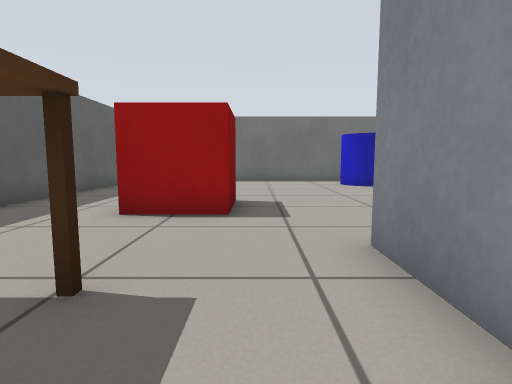
view 1 (above)

16 first-person views from a walk through a robot-simulator world made for Gazebo. The camera is 0.5 m above the floor, tilts 6° down and sees 80° across. The floor is counted in squares, 0.5 m on a side. Each view is taken from the middle of a square. On the plan, view 1 faces up. The plan holds only what a view shows up to about 12 squares ahead; the rest is blank.

view 2
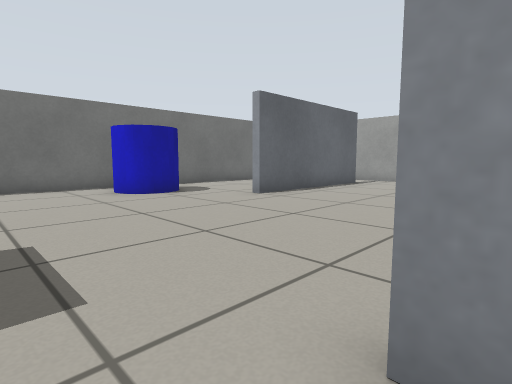

view 3
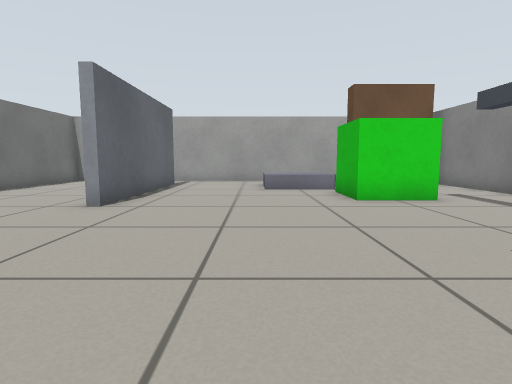

view 4
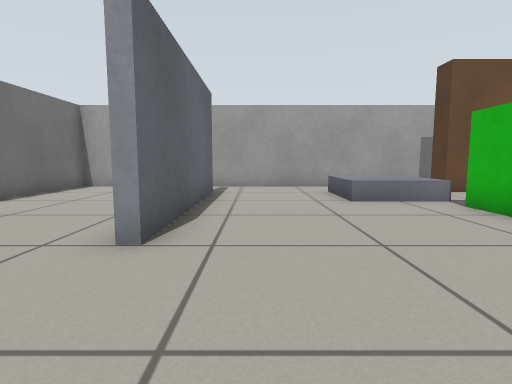

view 5
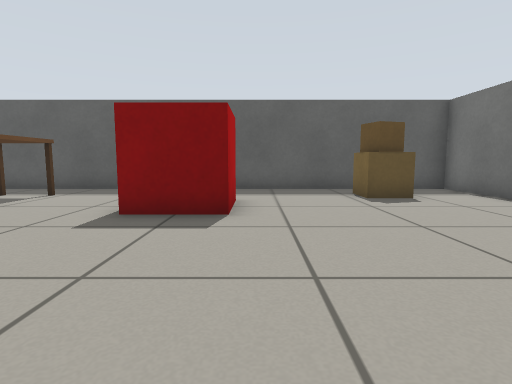

view 6
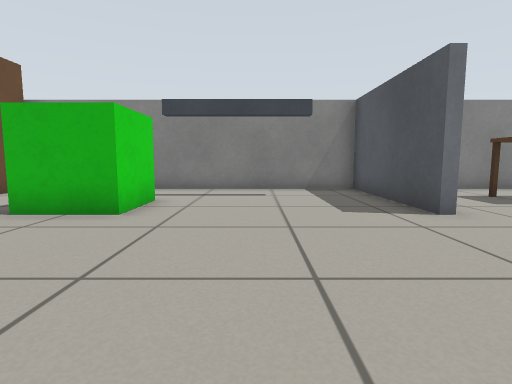

view 7
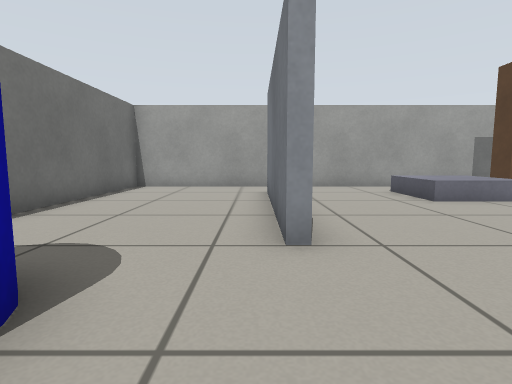

view 8
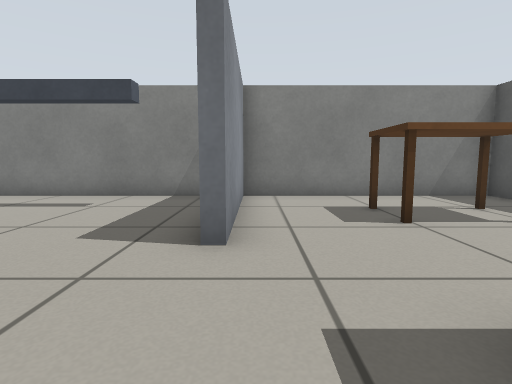

view 9
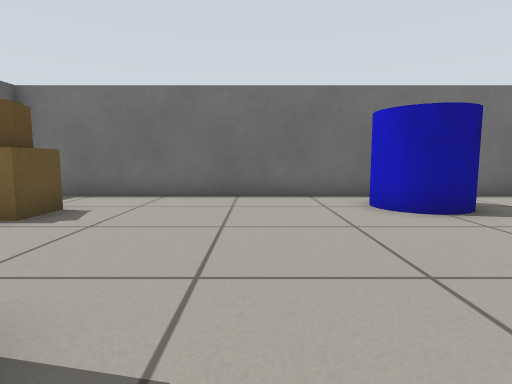

view 10
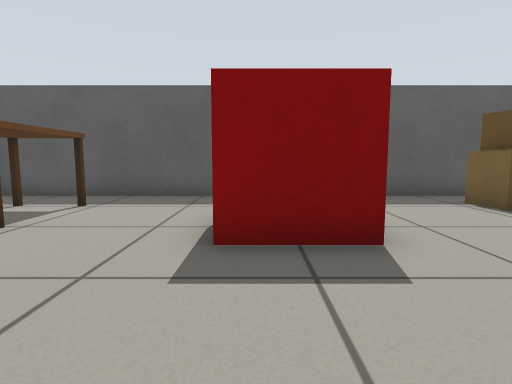

view 11
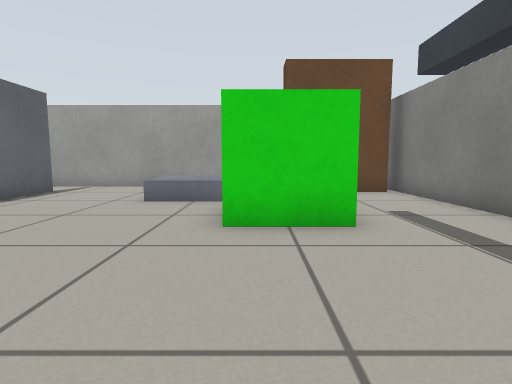

view 12
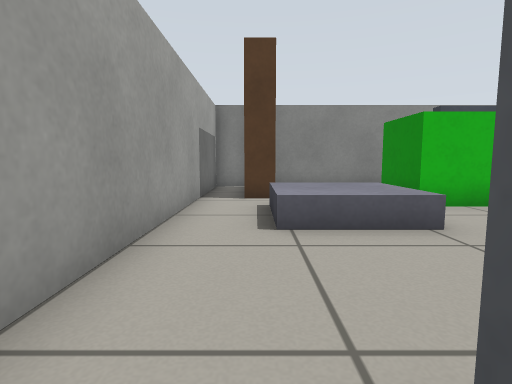

view 13
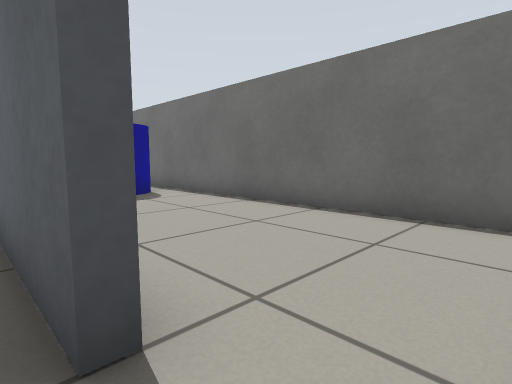

view 14
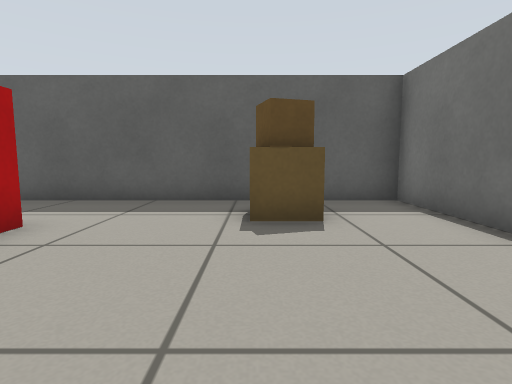

view 15
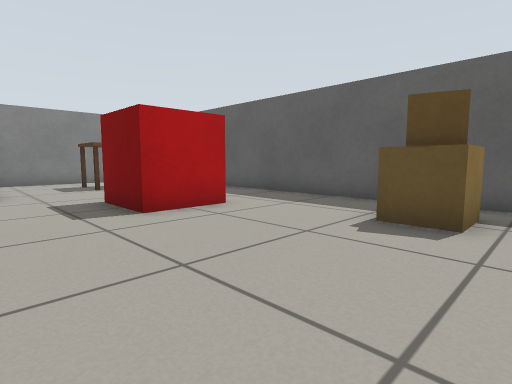

view 16
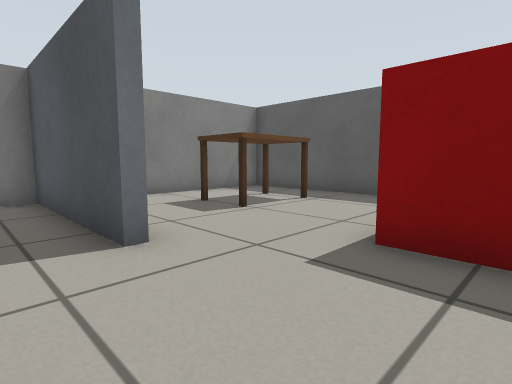

### Floor plan
Points are (right, up) in squares from view 1. A wall is a line through its corners. A room is listed if a view was taken in it or the views show most of it. See-through windows are left out.
Room 1 (views 1, 2, 3, 4, 5, 6, 7, 8, 9, 10, 11, 12, 13, 14, 15, 16)
walls: (1.6, 3.5) (1.6, -1.5) (14.5, -1.5) (14.5, 14.5) (-5.5, 14.5) (-5.5, -1.5) (1.4, -1.5) (1.4, 3.5) (1.6, 3.5); (12.5, 9.8) (12.5, 9.3) (6.5, 9.3) (6.5, 9.6) (12, 9.6); (12.5, -1.1) (12.5, 2.1) (13.4, 2.1)
objects: crate (-4, 11) to (-3, 12); table (-3, 1) to (-2, 2); red box (-2, 6) to (-1, 7); grey box (4, 0); blue cylinder (4, 12) to (5, 13); green box (8, 2) to (9, 3); grey box (11, 4) to (12, 5)

Positions as (right, up) in squares from view 1, and headings:
1: (0, 0), facing up
2: (0, 3), facing up-right
3: (0, 6), facing right
4: (3, 8), facing right
5: (5, 8), facing left
6: (5, 9), facing down
7: (3, 10), facing right
8: (1, 7), facing down
9: (1, 6), facing up
10: (3, 6), facing left
11: (3, 3), facing right
12: (13, 10), facing down
13: (14, 9), facing up-left
14: (2, 11), facing left
15: (2, 13), facing down-left
16: (3, 7), facing down-left
